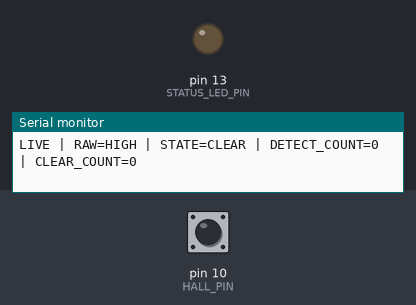
Recording of a sketch running on a simulated Arduino Uno, built with avr-gcc and run on an emulated ATmega328P. On the bench: output pins drawn as LEDs (lit = HIGH), the last lines printed to the serial monitor. The test bench sets the inputs (shaded band); at power-on: pin 10 (HALL_PIN) HIGH.

Above: at 1.5 s.
1.6 s: pin 10 (HALL_PIN) pulled LOW for 0.15 s
At 1.68 s:
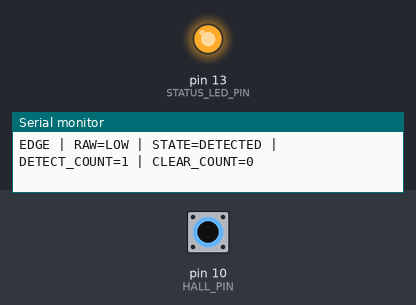
3.2 s: pin 10 (HALL_PIN) pulled LOW for 3.2 s
At 6.8 s:
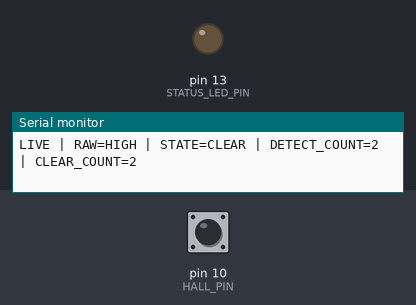
Timing chart, 0 to 8.3 s (numbered marks = the images above; inputs shaded):
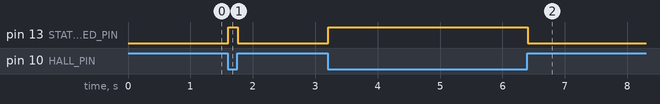

Measured:
- after the input at 1.6 s, pin 13 (STATUS_LED_PIN): LOW → HIGH at once, → LOW 0.15 s later
- after the input at 3.2 s, pin 13 (STATUS_LED_PIN): LOW → HIGH at once, → LOW 3.2 s later

The sketch:

15_hall_sensor_debug_test.ino
```cpp
/*
  15_hall_sensor_debug_test
  Deep diagnostic test for Hall sensor / D10 input path.
*/

#define HALL_PIN 10
#define STATUS_LED_PIN LED_BUILTIN
#define ACTIVE_STATE LOW
#define REPORT_INTERVAL_MS 200
#define HINT_INTERVAL_MS 3000
#define EDGE_DEBOUNCE_MS 10

unsigned long lastReportMs = 0;
unsigned long lastHintMs = 0;
unsigned long lastEdgeMs = 0;
unsigned long detectCount = 0;
unsigned long clearCount = 0;

bool lastRawState = HIGH;
bool stableState = HIGH;

void printIntro() {
  Serial.println(F("START: 15_hall_sensor_debug_test"));
  Serial.println(F("PIN: D10"));
  Serial.println(F("MODE: INPUT_PULLUP"));
  Serial.println(F("LOGIC: LOW = DETECTED, HIGH = CLEAR"));
  Serial.println();
  Serial.println(F("STEP 1: leave the Hall sensor disconnected from D10."));
  Serial.println(F("STEP 2: briefly connect D10 directly to GND."));
  Serial.println(F("EXPECTED: state must become LOW / DETECTED immediately."));
  Serial.println(F("IF THAT FAILS: issue is not the Hall sensor. It is wiring, board pin, or test setup."));
  Serial.println();
  Serial.println(F("STEP 3: reconnect the Hall sensor."));
  Serial.println(F("WIRE IT AS: VCC->5V, GND->GND, OUT->D10."));
  Serial.println(F("STEP 4: move a strong magnet very close, then flip magnet polarity and try again."));
  Serial.println(F("IF D10 reacts to GND but not to the magnet: sensor pinout, sensor type, or magnet polarity is wrong."));
  Serial.println();
}

void reportState(const __FlashStringHelper* label) {
  Serial.print(label);
  Serial.print(F(" | RAW="));
  Serial.print(stableState == HIGH ? F("HIGH") : F("LOW"));
  Serial.print(F(" | STATE="));
  Serial.print(stableState == ACTIVE_STATE ? F("DETECTED") : F("CLEAR"));
  Serial.print(F(" | DETECT_COUNT="));
  Serial.print(detectCount);
  Serial.print(F(" | CLEAR_COUNT="));
  Serial.println(clearCount);
}

void printHint() {
  Serial.println(F("CHECKLIST:"));
  Serial.println(F("- If D10 to GND does not change to LOW: issue is board pin / wiring / wrong test setup."));
  Serial.println(F("- If D10 to GND works, but sensor never changes: issue is sensor wiring / wrong pinout / weak magnet / wrong polarity / wrong sensor type."));
  Serial.println(F("- Do NOT power the Hall sensor from 5.5V. Use stable 5V only."));
  Serial.println();
}

void updateStableState() {
  bool raw = digitalRead(HALL_PIN);
  unsigned long nowMs = millis();

  if (raw != lastRawState) {
    lastRawState = raw;
    lastEdgeMs = nowMs;
  }

  if (raw != stableState && nowMs - lastEdgeMs >= EDGE_DEBOUNCE_MS) {
    stableState = raw;
    if (stableState == ACTIVE_STATE) {
      detectCount++;
      digitalWrite(STATUS_LED_PIN, HIGH);
      reportState(F("EDGE"));
    } else {
      clearCount++;
      digitalWrite(STATUS_LED_PIN, LOW);
      reportState(F("EDGE"));
    }
  }
}

void setup() {
  Serial.begin(115200);
  pinMode(HALL_PIN, INPUT_PULLUP);
  pinMode(STATUS_LED_PIN, OUTPUT);
  digitalWrite(STATUS_LED_PIN, LOW);

  stableState = digitalRead(HALL_PIN);
  lastRawState = stableState;

  delay(300);
  printIntro();
  reportState(F("START"));
}

void loop() {
  updateStableState();

  unsigned long nowMs = millis();
  if (nowMs - lastReportMs >= REPORT_INTERVAL_MS) {
    lastReportMs = nowMs;
    reportState(F("LIVE"));
  }

  if (nowMs - lastHintMs >= HINT_INTERVAL_MS) {
    lastHintMs = nowMs;
    printHint();
  }
}
```
